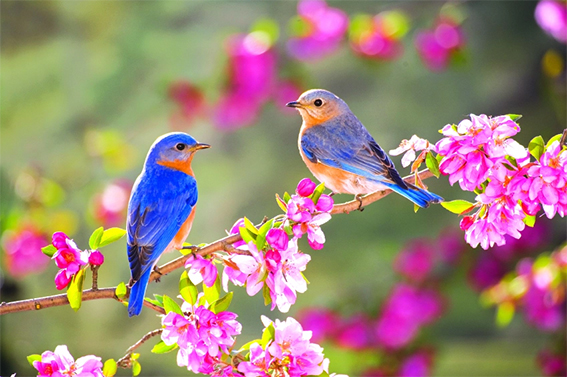
%> input picture bilgisayarli-gorme/bölüm-4_matlab/kuslar.jpg, 567 x 377 px
$ octave example_04_rotate_matlab.m   (GNU Octave 9; MATLAB toolbox functions it lacks are replaced by stand-ins)
%> lines starting %> are read from the running program, lines starting %| are printed output that depends on the picture
clc;
clear all;
kus_rgb=imread('kuslar.jpg');
%> kus_rgb is the input picture: size 377x567x3 uint8; mean R, G, B 158.7, 132.5, 121.2
kus_gray=rgb2gray(kus_rgb);
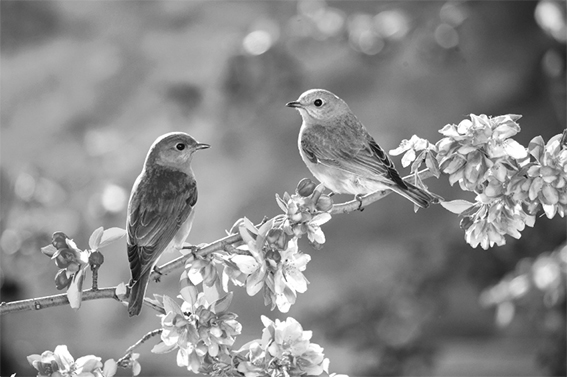
%> kus_gray: size 377x567 uint8; min 3, max 255, mean 139
aci=15;
kus_1=imrotate(kus_gray,aci,'bilinear','crop');
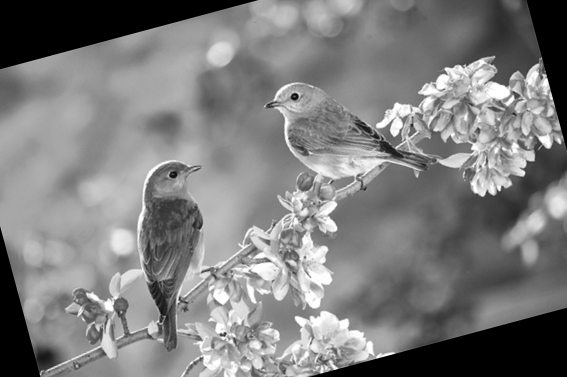
%> kus_1: size 377x567 uint8; min 0, max 255, mean 125.7
kus_2=imrotate(kus_gray,aci,'nearest','crop');
kus_3=imrotate(kus_gray,aci,'bicubic','crop');

figure(1);
subplot(2,2,1); imshow(kus_gray); title('Orjinal');
subplot(2,2,2); imshow(kus_1); title('Bilinear');
subplot(2,2,3); imshow(kus_2); title('Nearest');
subplot(2,2,4); imshow(kus_3); title('Bicubic');
